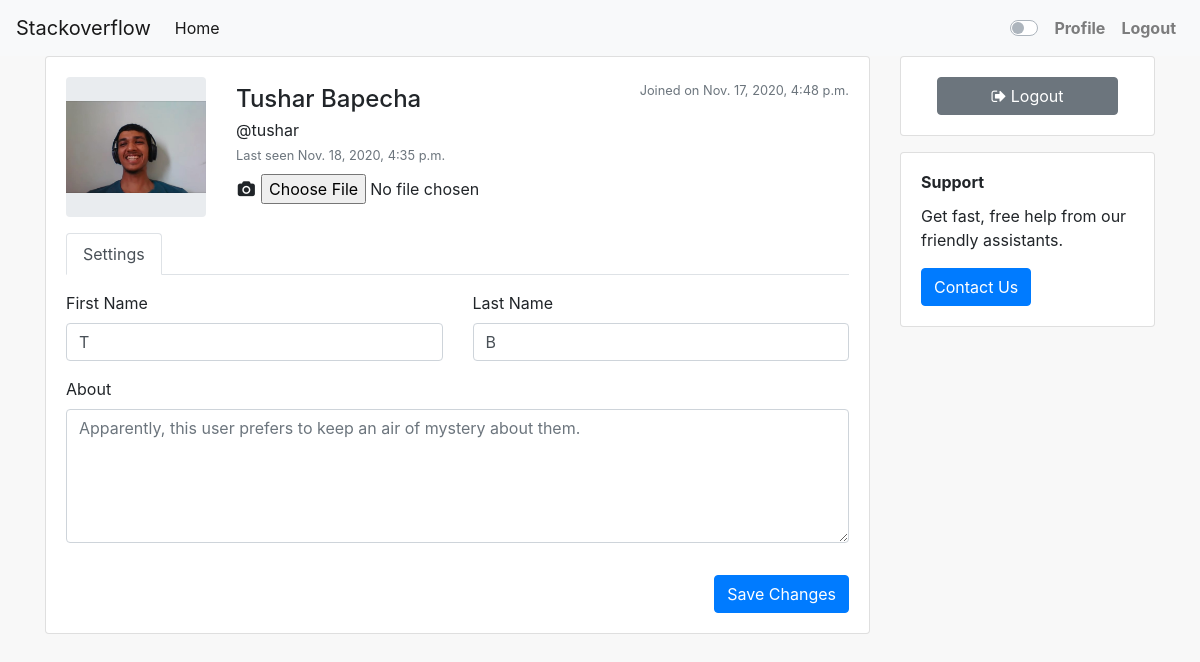
/editprofile/ (signed in), run on an earlier commit of the app's database.
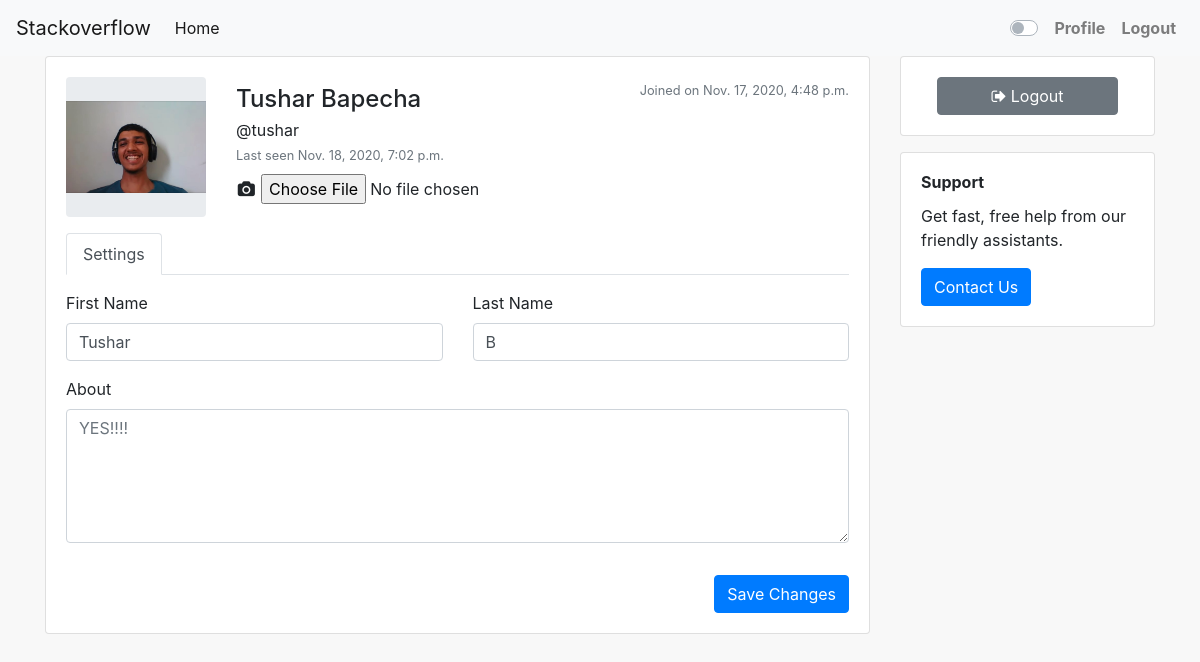
And on a later commit of the database.
### userauth/models.py (models this page shows)
class StackoverflowUser(AbstractUser):
    email = models.EmailField(verbose_name='email address', max_length=long_len, unique=True)
    name = models.CharField(max_length=long_len)
    reputation_score = models.IntegerField(default=0)
    about_me = models.TextField(default='Apparently, this user prefers to keep an air of mystery about them.')
    ques_asked = models.ManyToManyField('main.Questions', blank = True)
    ans_given = models.ManyToManyField('main.Answer', blank = True)
    profile_pic = models.ImageField(upload_to='user_profile_pic', default='default_image.png',blank=True, null = True)
    date_joined = models.DateTimeField(default = timezone.now)
    USERNAME_FIELD = 'username'
    REQUIRED_FIELDS = [''] # Email & Password are required by default.

### userauth/views.py (the view, shortened to what this page needs)
# urls.py: path('editprofile/', views.editprofile, name = 'name_editprofile'),
@login_required
def editprofile(request):
    user = request.user
    return render(request, 'userauth/editprofile.html', {'user':user})

### userauth/templates/userauth/editprofile.html (shortened to what the changed rows need)
{% extends 'main/base.html' %}
{% block content %}
<div class="container">
<div class="row flex-lg-nowrap">
  <form method = "POST" enctype="multipart/form-data" >
  <div class="col">
    <div class="row">
      <div class="col mb-3">
        <div class="card">
          <div class="card-body">
            <div class="e-profile">
              <div class="row">
                <div class="col-12 col-sm-auto mb-3">
                  <div class="mx-auto" style="width: 140px;">
                    <div class="d-flex justify-content-center align-items-center rounded" style="height: 140px; background-color: rgb(233, 236, 239);">
                      <img style="width: 100%;height: auto;" src = "{{user.profile_pic.url}}">
                    </div>
                  </div>
                </div>
                <div class="col d-flex flex-column flex-sm-row justify-content-between mb-3">
                  <div class="text-center text-sm-left mb-2 mb-sm-0">
                    <h4 class="pt-sm-2 pb-1 mb-0 text-nowrap">{{user.name}}</h4>
                    <p class="mb-0">@{{user.username}}</p>
                    <div class="text-muted"><small>Last seen {{user.last_login}}</small></div>
                    <div class="mt-2">
                      <div>
                      </div>
                    </div>
                  </div>
                  <div class="text-center text-sm-right">
                    <div class="text-muted"><small>Joined on {{user.date_joined}}</small></div>
                  </div>
                </div>
              </div>
              <div class="tab-content pt-3">
                <div class="tab-pane active">
                  <form class="form" novalidate="">
                    <div class="row">
                      <div class="col">
                        <div class="row">
                          <div class="col">
                            <div class="form-group">
                              <label>First Name</label>
                              <input name='firstname' class="form-control" type="text" name="name" placeholder="John Smith" value="{{user.first_name}}">
                            </div>
                          </div>
                          <div class="col">
                            <div class="form-group">
                              <label>Last Name</label>
                              <input name='lastname' class="form-control" type="text" name="username" placeholder="johnny.s" value="{{user.last_name}}">
                            </div>
                          </div>
                        </div>
                        <div class="row">
                          <div class="col mb-3">
                            <div class="form-group">
                              <label>About</label>
                              <textarea name='about' class="form-control" rows="5" placeholder="{{user.about_me}}" value="{{user.about_me}}"></textarea>
                            </div>
                          </div>
                        </div>
                      </div>
                    </div>
                  </form>
                </div>
              </div>
            </div>
          </div>
        </div>
      </div>
    </div>
  </div>
</form>
</div>
</div>
{% endblock %}

What changed in the data, as far as the page shows it:
changed StackoverflowUser "Tushar Bapecha": last_login "Nov. 18, 2020, 4:35 p.m." → "Nov. 18, 2020, 7:02 p.m."; firstname "T" → "Tushar"; about "Apparently, this user prefers to keep an air of mystery about them." → "YES!!!!"
